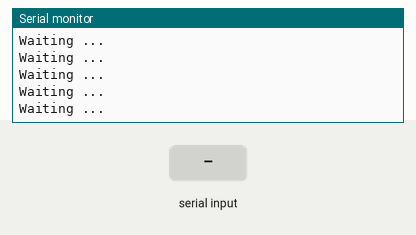
This sketch was run on a simulated Arduino Uno, built with avr-gcc and run on an emulated ATmega328P. Shown: the last lines printed to the serial monitor. Inputs (shaded band) come from the test bench.

Above: at 1.2 s.
1.3 s: "1" received over the second serial link
At 2.1 s:
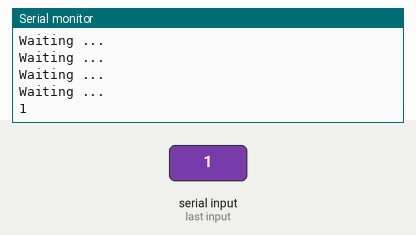
4.3 s: "0" received over the second serial link
At 5.1 s:
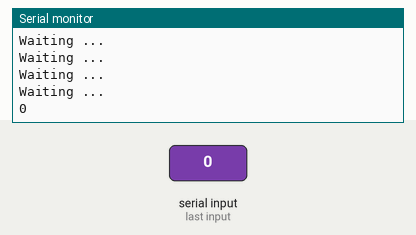
5.8 s: "2" received over the second serial link
At 6.6 s:
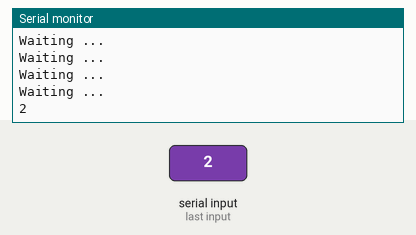
7.3 s: "1" received over the second serial link
At 7.8 s:
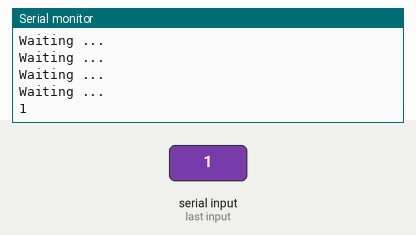
10.3 s: "0" received over the second serial link
At 11.1 s:
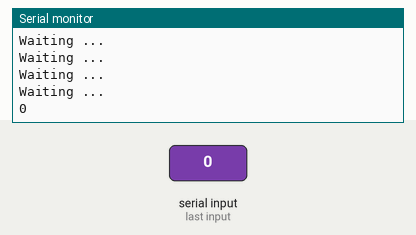
13.3 s: "2" received over the second serial link
At 14.1 s:
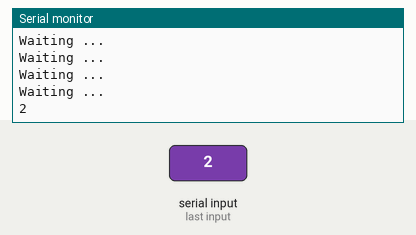
Timing chart, 0 to 16.3 s (numbered marks = the images above; inputs shaded):
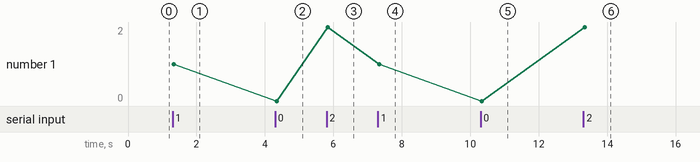

The sketch:

sketch_mar01a.ino
```cpp
#include <SoftwareSerial.h>
// RX is digital pin 10 (connect to TX of other device)
// TX is digital pin 11 (connect to RX of other device)
SoftwareSerial comSerial(10, 11); // RX, TX
void setup() {
  comSerial.begin(9600);
  Serial.begin(19200);
}

void loop() {
  if(comSerial.available()) {
    char c = (char)comSerial.read();
    Serial.println(c);
    delay(1000);
  }
  else {
    Serial.println("Waiting ... ");
  }
}
```

Measured:
- after the input at 1.3 s, the serial monitor: prints a new line at once (image 1)
- after the input at 4.3 s, the serial monitor: prints a new line at once (image 2)
- after the input at 5.8 s, the serial monitor: prints a new line at once (image 3)
- after the input at 7.3 s, the serial monitor: prints a new line at once (image 4)
- after the input at 10.3 s, the serial monitor: prints a new line at once (image 5)
- after the input at 13.3 s, the serial monitor: prints a new line at once (image 6)
- plotted number 1: 1 → 0 after the input at 4.3 s, 0 → 2 after the input at 5.8 s, 2 → 1 after the input at 7.3 s, 1 → 0 after the input at 10.3 s, 0 → 2 after the input at 13.3 s
